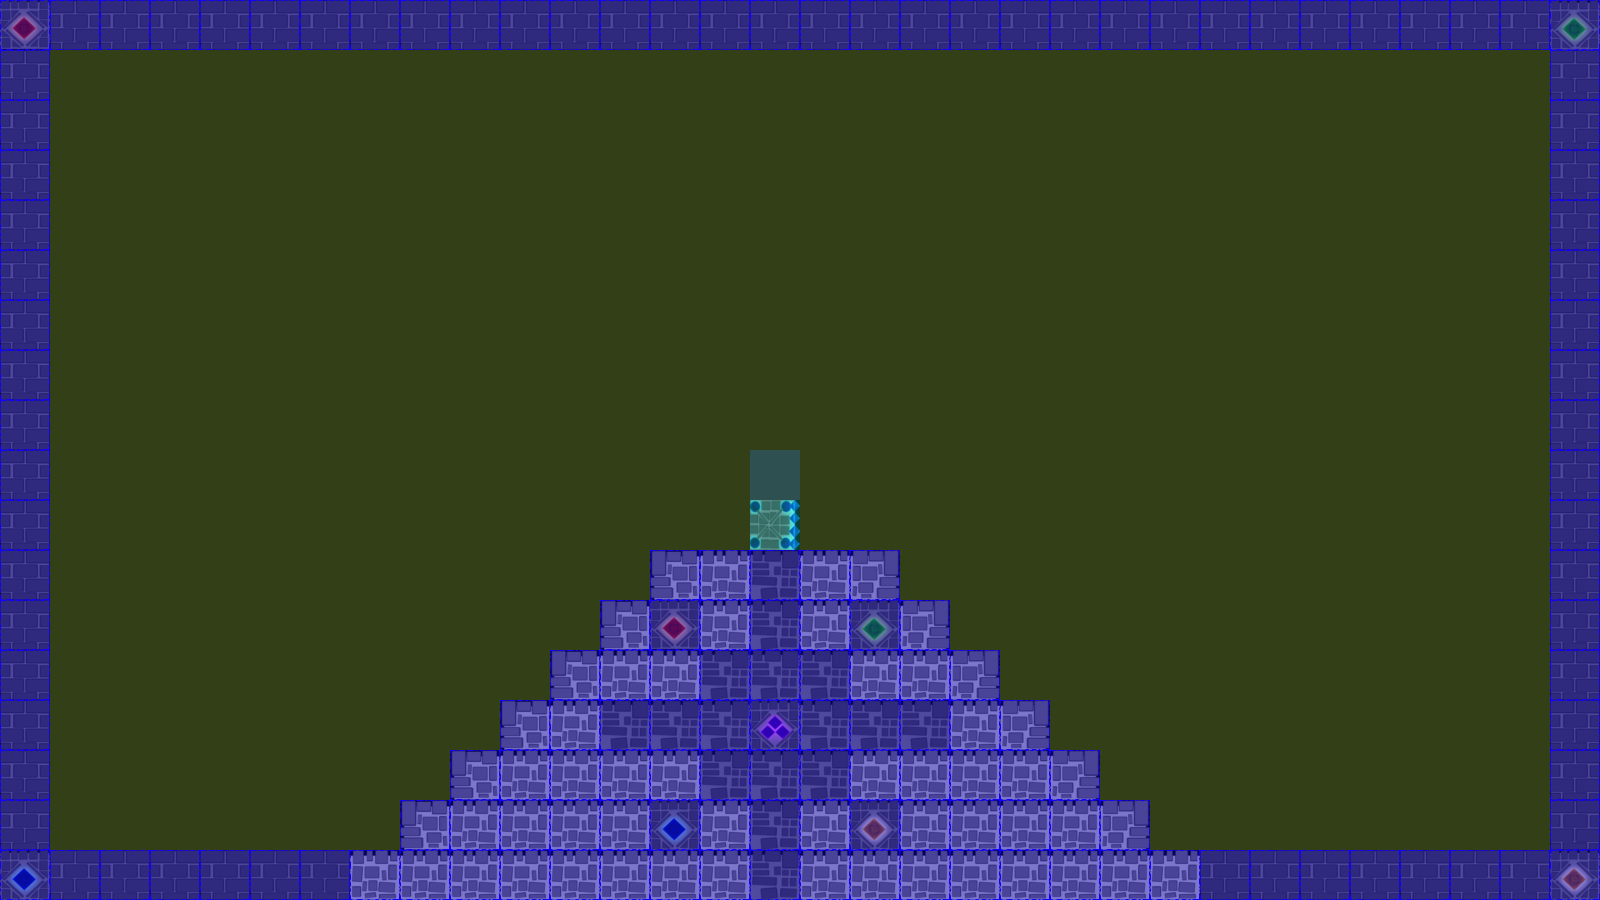

A 2D game scene composited from a Tiled map and its tileset images. What follows is a short description and the map's XML, with each tile layer's data collapsed to a summary:
An orthogonal 32x18 tile map with 50x50 px tiles, 3 tile layers (terrain, collision, event), 2 tilesets.

<map version="1.0" orientation="orthogonal" renderorder="left-up" width="32" height="18" tilewidth="50" tileheight="50" nextobjectid="3">
 <tileset firstgid="1" name="castleTile" tilewidth="50" tileheight="50" tilecount="36" columns="6">
  <image source="tiles/castleTile.png" width="300" height="300" />
  <terraintypes>
   <terrain name="Brique " tile="-1" />
  </terraintypes>
  <tile id="13" terrain="0,0,0,0" />
 </tileset>
 <tileset firstgid="37" name="collisionTile" tilewidth="50" tileheight="50" tilecount="12" columns="3">
  <image source="tiles/collisionTile.png" width="150" height="200" />
 </tileset>
 <layer name="terrain" width="32" height="18">
  <data>[576 cells, 157 non-empty, 11 distinct tile ids]</data>
 </layer>
 <layer name="collision" width="32" height="18">
  <data>[576 cells, 576 non-empty, 3 distinct tile ids]</data>
 </layer>
 <layer name="event" width="32" height="18">
  <data>[576 cells, 1 non-empty, 1 distinct tile ids]</data>
 </layer>
</map>
